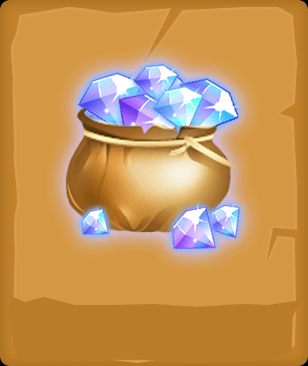

The image is a tile-based game level rendered from a .tmx file. Its description and complete source (layers, tilesets, objects, tile grids) follow:
An orthogonal 1x1 tile map with 308x366 px tiles, 1 tile layer (Tile Layer 1) and 8 objects.

<map version="2017.05.26" orientation="orthogonal" renderorder="right-down" width="1" height="1" tilewidth="308" tileheight="366" nextobjectid="38">
 <tileset firstgid="1" name="diamond_board2" tilewidth="308" tileheight="366" tilecount="1" columns="1">
  <image source="diamond_board2.png" width="308" height="366" />
 </tileset>
 <layer name="Tile Layer 1" width="1" height="1">
  <data encoding="csv">
1
</data>
 </layer>
 <objectgroup name="Twinkle">
  <object id="30" x="95.75" y="215.75" width="1" height="1" />
  <object id="31" x="195.75" y="220.25" width="1" height="1" />
  <object id="32" x="228.75" y="213.25" width="1" height="1" />
  <object id="33" x="218.75" y="107" width="1" height="1" />
  <object id="34" x="187.75" y="99" width="1" height="1" />
  <object id="35" x="163.75" y="76.5" width="1" height="1" />
  <object id="36" x="121.5" y="89.25" width="1" height="1" />
  <object id="37" x="155.167" y="120.833" width="1" height="1" />
 </objectgroup>
</map>
